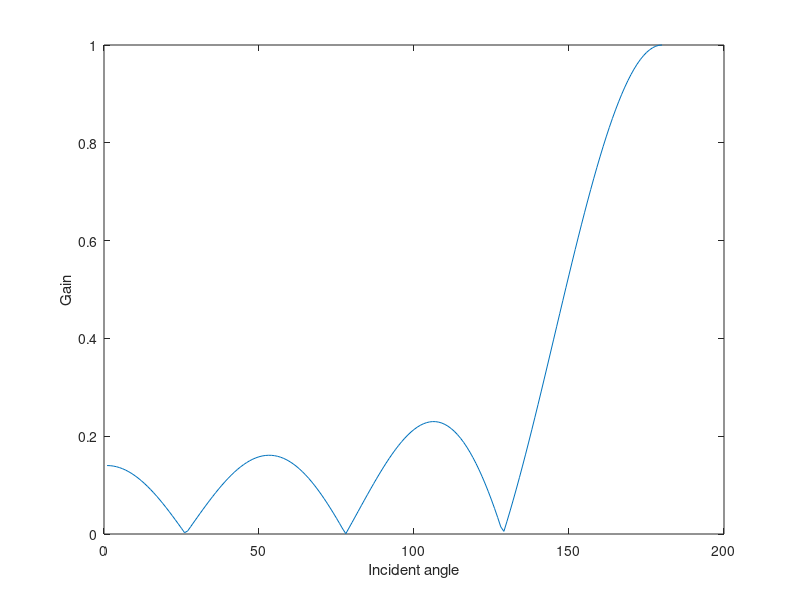
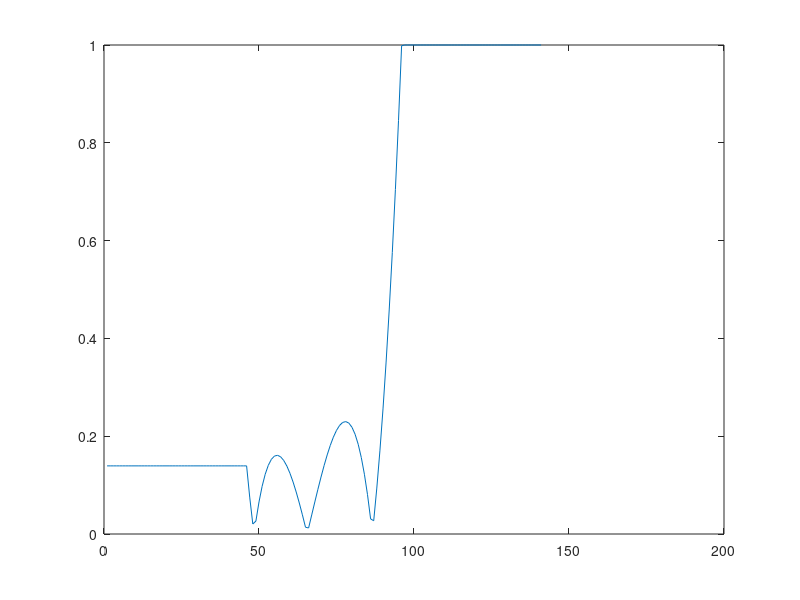
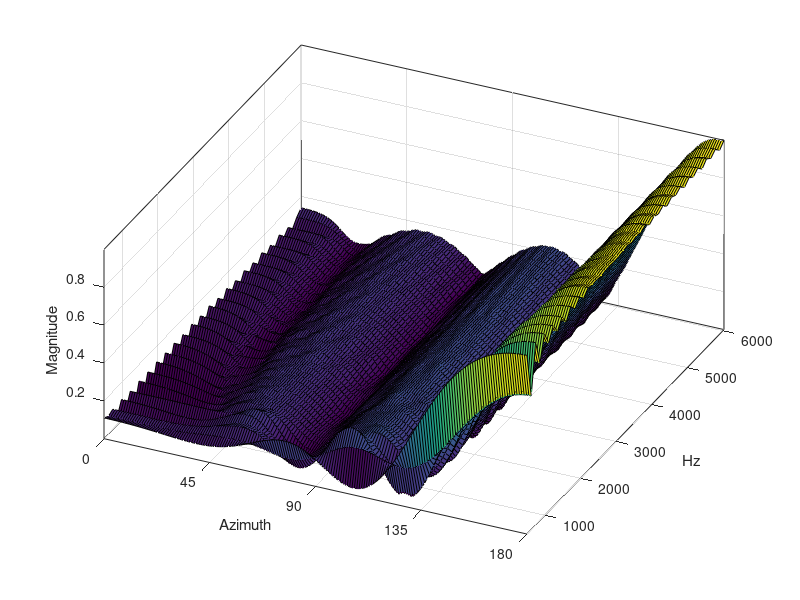
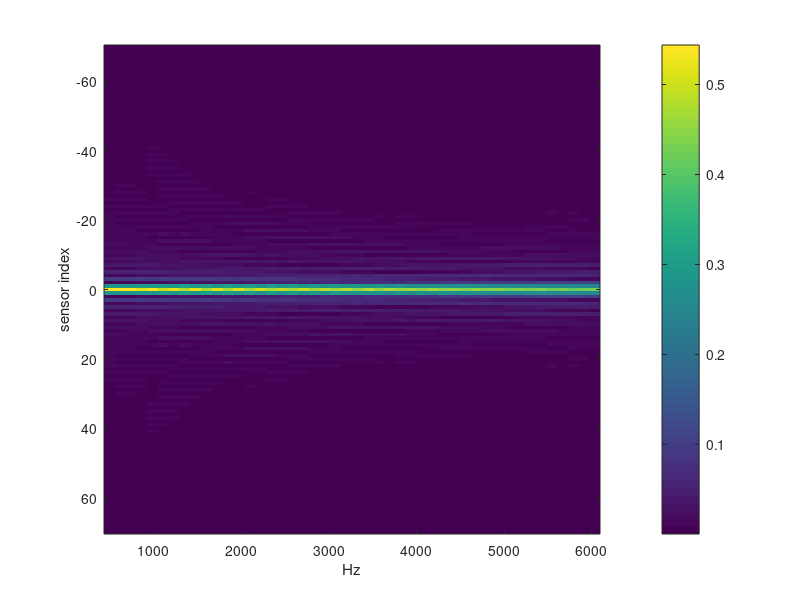

MATLAB code for these plots, in order: (Note: this script raises an error after producing the figures.)
clear;
clc;
close all;

c = 340;                     % speed of sound in m/s
Nfft = 128;                  % FFT length used to implement FFT filterbank
Nfh = Nfft/2+1;              % number of frequency points in [0,Fs/2]
Fs = 16000;
Fsh = Fs/2;
fl = 500;                    % lower and upper cutoff frequencies of filterbank
fu = 6000;
klow = round(fl/Fsh*Nfh);    % lower index
kup = round(fu/Fsh*Nfh);     % upper index
f = Fsh/Nfh*(klow:kup)';     % frequencies used to compute T and W

N = 141;                     % number of microphone
dH = 0.01;                   % minimum sensor distance in m
n = -(N-1)/2:(N-1)/2;
x_array = n*dH;              % sensor positions

gamma = 0.5;                 % factor of engergy threshold 
numCluster = 7;              % number of groups
numPrsnt = 1;                % number of presentative sensors in each group


phi = linspace(0, pi, 180);  % discrete Theta angle 
Nphi = length(phi);


Plot_Title = {'(a) sparse array', '(b) small size uniform array', '(c) big size uniform array', '(d) coherent design'};
Plot_Color = {'r', 'g', 'b', 'k'};
Marker = {
'*' ,...         %Asterisk
'x' ,...         %Cross
'^' ,...         %Upward-pointing triangle
'v' ,...         %Downward-pointing triangle
'>' ,...         %Right-pointing triangle
'<' ,...         %Left-pointing triangle   
'square' ,...    %or 's'   Square
'diamond' ,...   %or 'd'  Diamond
'o' ,...         %Circle
'pentagram' ,... %or 'p'  Five-pointed star (pentagram)
'hexagram' ,...  %or 'h'''  Six-pointed star (hexagram)
'none',...       %No marker (default)
'+',...          %Plus sign
'.'              %Point
};

BP = -0.14 - 0.57*cos(phi(end:-1:1)) + 0.57*cos(phi(end:-1:1)).^2 + 1.14*cos(phi(end:-1:1)).^3; 
BP = BP/max(BP);

pos = [0.4 0.5 0.4 0.4];
figure('numbertitle','off','name','Expected beampattern',...
      'Units','normal','Position',pos);
plot(abs(BP));
ylabel('Gain');
xlabel('Incident angle');

%%
Nf = length(f);
x_map = zeros(N,Nf);
FI = zeros(Nphi,Nf);
figure(2)
for i=1:Nf
  Br = zeros(N,1);  
  Rc = (f(i)*N*dH/c);
  boudary  = find(abs(n)<= Rc  );
  phiS = acos(n(boudary)/Rc);
  Br(boudary)= -0.14 - 0.57*cos(phiS) + 0.57*cos(phiS).^2 + 1.14*cos(phiS).^3;
  Br(boudary) = abs(Br(boudary));
  idxBr = boudary(end);
  Br(idxBr+1:end)=1;
  idxBr = boudary(1);
  Br(1:idxBr)=Br(idxBr);
  plot(abs(Br)) 
  temp = fftshift(Br(end:-1:1));
  h = fftshift(ifft(temp(end:-1:1))); 
  x_map(:,i) = h;
   
  %hold on
  pause(0.01)
  
  % data for beam plot
  beta = 2*pi*f(i)/c;                  % wave number
  D = exp(1j*beta*x_array(ones(1,Nphi),:).*cos(phi(ones(N,1),:))');
  FI(:,i) = (D*(h));     
end
%%
pos = [0.5 0.5 0.4 0.4];
figure('numbertitle','off','name','beam pattern of full array',...
      'Units','normal','Position',pos);
surf(180/pi*phi,f,abs(FI)');
axis tight
set(gca,'XTick',[0 45 90 135 180]);
view([25,50]);
xlabel('Azimuth');
ylabel('Hz');
zlabel('Magnitude');
grid on
box on
set(gcf,'color','w');

pos(1) = pos(1) + 0.2; 
figure('numbertitle','off','name','weight spectrum of sensor array',...
      'Units','normal','Position',pos);
  
imagesc(f,n,abs(x_map));
ylabel('sensor index');
xlabel('Hz');
colorbar

X = bsxfun(@minus,x_map,mean(x_map));
% Do the PCA
[coeff,score,latent] = pca(X);

pos(1) = pos(1) + 0.2; 
figure('numbertitle','off','name','compressed weight spectrum',...
      'Units','normal','Position',pos);
imagesc(abs(score(:,1:4)))
ylabel('sensor index');
xlabel('Dimentional reduction of the frequencies');
set(gcf,'color','w');
colorbar
for i=1:N
  e(i) = norm(score(i,1:4));
end
maxScore =max(abs(e));
idxScore = find(e>gamma*maxScore);
idxScoreCom = find(e<=gamma*maxScore);

% K-means clustering
opts = statset('Display','final');
[idxMic, Cx, sumd, Dx] = kmeans(abs(score(idxScoreCom,1:4)),numCluster,'Replicates',2000,'Options',opts);
sum(sumd)
x_sparse = zeros(N,1);

idxSpare = idxScore;
x_sparse(idxSpare) = x_array(idxSpare);

for iCluster= 1:numCluster
    idxC = find(idxMic==iCluster);
    DisArray = Dx(idxC,iCluster);
    [closetMic,idxMin] = mink(DisArray,numPrsnt);

    x_sparse(idxScoreCom(idxC(idxMin)),1) = x_array(idxScoreCom(idxC(idxMin)));
    idxSpare = [idxSpare, idxScoreCom(idxC(idxMin))];   
end
x_sparse = x_sparse(idxSpare)';


pos = [0.5 0.8 0.4 0.1];
myFig=figure('numbertitle','off','name',' array layout (cm)','Units','normal',...
   'Position',pos,'Menubar','none');
plot(100*x_sparse,zeros(length(x_sparse),1),'o','MarkerEdgeColor','k','MarkerFaceColor','r',...
 'MarkerSize',8);

set(gca,'YTick',[]);
set(gcf,'color','w');
grid on
title(sprintf('geometry of arrays in cm, M = %d', length(x_sparse)),'FontSize',12); 
set(findall(myFig, 'Type', 'Text'),'FontWeight', 'Normal');

Distance_SA = zeros(length(x_sparse),length(x_sparse));
for i=1:length(x_sparse)
   Distance_SA(i,:) =  abs(x_sparse(i)-x_sparse);
end   
Distance ={Distance_SA};
%%
array_config ={x_sparse};
Nsparse = length(x_sparse);
h_map = zeros(Nsparse,Nf);
DP = zeros(Nphi,Nf);
idxPhi_M = 121:180;
idxPhi_S = (1:120) ;

BP_M = (BP(idxPhi_M))';
BP_S=(BP(idxPhi_S))';
WNG = zeros(length(f),1);
BPE = zeros(length(f),1);
DF = zeros(length(f),1);
C1= ones(length(f),1)*0.003*length(idxPhi_M);
C2= ones(length(f),1)*0.004*length(idxPhi_S);
for iConfig=1:1
    x_opt = array_config{iConfig};
    for iF = 1:length(f)
        beta = 2*pi*f(iF)/c;             % wave number
        D = exp(-1j*beta*x_opt(ones(1,Nphi),:).*cos(phi(ones(Nsparse,1),:))');
        D_M = D(idxPhi_M,:);             % main lope
        D_S = D(idxPhi_S,:);             % side lope
        d = (D(180,:))  ;                % looking direction

        cvx_begin 
              variable xh(Nsparse) complex 
              minimize( norm(xh) )
              subject to 
                  (d*conj(xh)) == 1;                         % looking direction constraint
                   norm(BP_M - D_M*conj(xh)) <= C1(iF);      % main lope constraint
                   norm(BP_S - D_S*conj(xh)) <= C2(iF);      % side lope constraint
       cvx_end;
       h=xh;
       h_map(:,iF) = h;
       DP(:,iF)=D*h;
       WNG(iF) = xh'*xh;
       Shi = (sin(beta*Distance{iConfig})./(beta*Distance{iConfig}));
       Shi(logical(eye(size(Shi)))) = 1;
       DF(iF) = xh'*Shi*xh;
       if norm(h) < inf
           BPE(iF) = (sum(abs((BP_M) - (D_M*conj(h)))) + ...
           sum(abs((BP_S) - (D_S*conj(h)))))/length(BP);
       else
           BPE(iF) = inf;
       end
    end
    
    S.(sprintf('DP%d', iConfig)) = DP;
    S.(sprintf('WNG%d', iConfig))= WNG;
    S.(sprintf('DF%d', iConfig))= DF;
    S.(sprintf('BPE%d', iConfig))= BPE;
end
%%
pos = [0.1 0.1 0.4 0.4];
set(gcf,'defaultAxesFontSize',12)
 myFig =    figure('numbertitle','off','name','Beam pattern','Units','normal',...
       'Position',pos);
for iConfig=1:1
    p = linspace(0, pi, 180)';
    hs = surf(f,p*180/pi,-abs(20*log10(abs(S.(sprintf('DP%d', iConfig))) +eps)));
    ylabel('Azimuth');
    xlabel('Hz');
    zlabel('dB');
    xlim([fl fu]);
    set(hs, 'LineStyle','none');
    title(Plot_Title(iConfig));
    set(gcf,'color','w');
    set(gca,'FontSize', 12);
    grid on
    box on
end
set(findall(myFig, 'Type', 'Text'),'FontWeight', 'Normal')

% Plot White Noise Gain
pos = [0.1 0.1 0.4 0.4];
myFig = figure('numbertitle','off','name','White noise gain','Units','normal',...
       'Position',pos);
hold on
for iConfig=1:1
    plot(f,10*log10(1./S.(sprintf('WNG%d', iConfig))),strcat('-',Plot_Color{iConfig},Marker{iConfig}),'MarkerEdgeColor',Plot_Color{iConfig});
    xlabel('Hz');
    ylabel('WNG (dB)');
    legend('sparse array', 'small size uniform array', 'big size uniform array','incoherent design');
    set(gca,'FontSize', 12);
    set(gcf,'color','w');
    axis tight
    grid on
    box on
end
set(findall(myFig, 'Type', 'Text'),'FontWeight', 'Normal')

% Plot Directivity factor
pos(1) = pos(1) +0.1;
myFig = figure('numbertitle','off','name','Directivity factor','Units','normal',...
       'Position',pos);
hold on
for iConfig=1:1
    plot(f,10*log10(1./S.(sprintf('DF%d', iConfig))),strcat('-',Plot_Color{iConfig},Marker{iConfig}),'MarkerEdgeColor',Plot_Color{iConfig});
    xlabel('Hz');
    ylabel('DF (dB)');
    legend('sparse array', 'small size uniform array', 'big size uniform array','incoherent design');
    axis tight
    ylim([0 12.5])
    set(gcf,'color','w');
    set(gca,'FontSize', 12);
    grid on
    box on
end
set(findall(myFig, 'Type', 'Text'),'FontWeight', 'Normal');

% Plot beampattern error everage
pos(1) = pos(1) +0.1;
figure('numbertitle','off','name','Beamp pattern error everage','Units','normal',...
       'Position',pos);
hold on
for iConfig=1:1
    plot(f,S.(sprintf('BPE%d', iConfig)),strcat('-',Plot_Color{iConfig},Marker{iConfig}),'MarkerEdgeColor',Plot_Color{iConfig});
    xlabel('Hz');
    ylabel('BPE');
    legend('sparse array', 'small size uniform array', 'big size uniform array','incoherent design');
    axis tight
    ylim([0 0.25])
    set(gca,'FontSize', 12);
    set(gcf,'color','w');
    grid on
    box on
end
set(findall(myFig, 'Type', 'Text'),'FontWeight', 'Normal');

p = linspace(0, pi, 180);
k_p = round((1000-fl)/Fsh*Nfh)+1;
myFig = figure('numbertitle','off','name','beam pattern at 1 kHz','Units','normal',...
   'Position',pos);
for iConfig=1:1
    dBmin = -50;
    R_ref = abs(BP(end:-1:1))';
    RdB = max(dBmin,20*log10(R_ref));
    polarplot(p,RdB','k','LineWidth',1.5); 

    hold on

    R = abs(S.(sprintf('DP%d', iConfig))(:,k_p));
    RdB = max(dBmin,20*log10(R)) ;
    polarplot(p,RdB','--r','LineWidth',1.5); 

    axis tight;
    thetalim([0 180])
    title(Plot_Title(iConfig));
    set(gcf,'color','w');
    set(gca,'FontSize', 12);
end
legend('expected beam pattern','real beam pattern');
set(gcf,'color','w');
set(findall(myFig, 'Type', 'Text'),'FontWeight', 'Normal');
grid on
box on